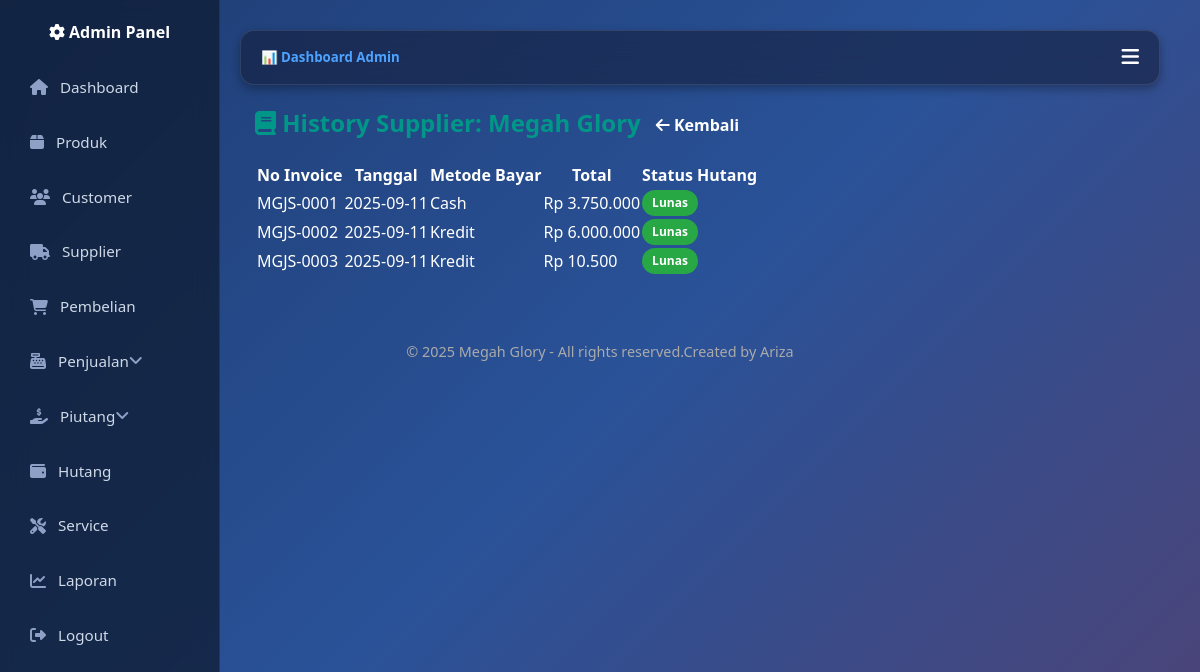
The app's page /Admin/Supplier/history_supplier.php?id=3 (signed in) with its own data.
### tables this page shows
CREATE TABLE `supplier` (
  `id` int(11) NOT NULL,
  `nama_supplier` varchar(100) NOT NULL,
  `alamat` text DEFAULT NULL,
  `no_telp` varchar(30) DEFAULT NULL,
  `email` varchar(100) DEFAULT NULL
);

CREATE TABLE `pembelian` (
  `id` int(11) NOT NULL,
  `no_invoice` varchar(50) DEFAULT NULL,
  `supplier_id` int(11) DEFAULT NULL,
  `tanggal` date DEFAULT NULL,
  `metode_bayar` enum('Cash','Kredit') DEFAULT 'Cash',
  `total` decimal(15,2) DEFAULT 0.00,
  `status_hutang` enum('Lunas','Belum Lunas') DEFAULT 'Lunas',
  `keterangan` text DEFAULT NULL,
  `nota_file` varchar(255) DEFAULT NULL,
  `jenis` enum('Barang','SPJ') DEFAULT 'Barang',
  `no_spj` varchar(50) DEFAULT NULL
);

### Admin/Supplier/history_supplier.php (the view, shortened to what this page needs)
<?php
include "../../config.php";
include "../../header.php";
$id = intval($_GET['id']);
$supplier = $conn->query("SELECT * FROM supplier WHERE id=$id")->fetch_assoc();
$result = $conn->query("SELECT * FROM pembelian WHERE supplier_id=$id ORDER BY tanggal DESC");
?>
<div class="container-fluid">
  <div class="d-flex justify-content-between align-items-center mb-3">
    <h2 class="fw-bold text-primary">
      <i class="fa fa-book"></i> History Supplier: <?= htmlspecialchars($supplier['nama_supplier']); ?>
    </h2>
    <a href="supplier.php" class="btn btn-secondary">
      <i class="fa fa-arrow-left"></i> Kembali
    </a>
  </div>
  <div class="card-dark">
    <div class="table-responsive">
      <table class="table table-bordered table-striped align-middle">
        <thead class="table-dark">
          <tr>
            <th>No Invoice</th>
            <th>Tanggal</th>
            <th>Metode Bayar</th>
            <th>Total</th>
            <th>Status Hutang</th>
          </tr>
        </thead>
        <tbody>
          <?php if ($result && $result->num_rows > 0): ?>
            <?php while($row = $result->fetch_assoc()): ?>
              <tr>
                <td><?= htmlspecialchars($row['no_invoice']); ?></td>
                <td><?= htmlspecialchars($row['tanggal']); ?></td>
                <td><?= htmlspecialchars($row['metode_bayar']); ?></td>
                <td>Rp <?= number_format($row['total'],0,",","."); ?></td>
                <td>
                  <?php if ($row['status_hutang'] == "Lunas"): ?>
                    <span class="badge bg-success">Lunas</span>
                  <?php elseif ($row['status_hutang'] == "Belum Lunas"): ?>
                    <span class="badge bg-danger">Belum Lunas</span>
                  <?php else: ?>
                    <span class="badge bg-secondary"><?= htmlspecialchars($row['status_hutang']); ?></span>
                  <?php endif; ?>
                </td>
              </tr>
            <?php endwhile; ?>
          <?php else: ?>
            <tr>
              <td colspan="5" class="text-center">Belum ada transaksi</td>
            </tr>
          <?php endif; ?>
        </tbody>
      </table>
    </div>
  </div>
</div>
<?php include "../../footer.php"; ?>

### assets/css/base.css (style rules this page uses)
:root { --primary: #009688; --secondary: #6c757d; --success: #28a745; --danger: #dc3545; --warning: #ffc107; --info: #17a2b8; --light: #f8f9fa; --dark: #212529; --body-bg: #0a1930; --body-color: #ffffff; }
* { box-sizing: border-box; margin: 0; padding: 0; }
body { font-family: 'Segoe UI', sans-serif; background: linear-gradient(135deg, #1e3c72, #2a5298, #4e4376); color: var(--body-color); line-height: 1.5; }
a { text-decoration: none; color: inherit; }
.container-fluid { width: 100%; padding: 0 15px; margin: 0 auto; }
.mb-3 { margin-bottom: 1rem !important; }
.d-flex { display: flex !important; }
.fw-bold { font-weight: 700 !important; }
.text-primary { color: var(--primary) !important; }
.bg-success { background-color: var(--success) !important; color: #fff !important; }

### assets/css/components.css (style rules this page uses)
.btn { display: inline-block; padding: 8px 15px; border-radius: 8px; font-weight: 600; cursor: pointer; transition: 0.3s; text-align: center; }
::placeholder { color: #aaa; }
.badge { display: inline-block; padding: 4px 10px; border-radius: 50px; font-size: 0.75rem; font-weight: 600; color: #fff; }

### assets/css/custom.css (style rules this page uses)
html, body { height: 100%; margin: 0; display: flex; flex-direction: column; }

### records on screen
supplier: nama_supplier "Megah Glory"
pembelian: no_invoice "MGJS-0001", tanggal "2025-09-11", metode_bayar "Cash", total "3.750.000", status_hutang "Lunas"
pembelian: no_invoice "MGJS-0002", tanggal "2025-09-11", metode_bayar "Kredit", total "6.000.000", status_hutang "Lunas"
pembelian: no_invoice "MGJS-0003", tanggal "2025-09-11", metode_bayar "Kredit", total "10.500", status_hutang "Lunas"
